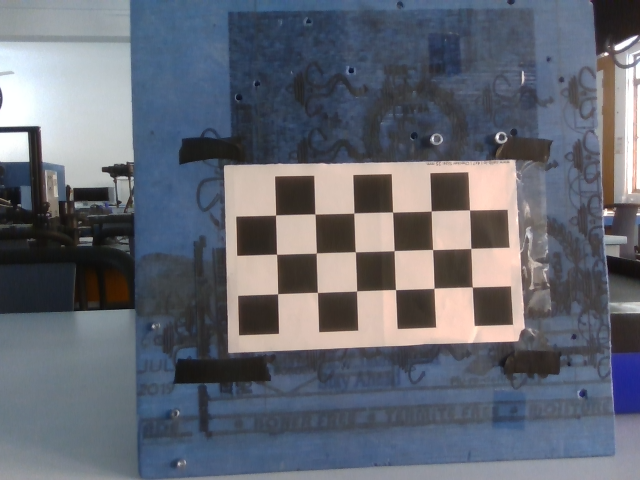
#> input picture image_data/img1.png, 640 x 480 px; its folder holds only this picture in this run
$ python opencv_camera_calibration.py
#> lines starting #> are read from the running program, lines starting #| are printed output that depends on the picture; after the words box and inside, x2 and y2 are one past the last pixel; in counts of white or black regions, pixels touching at a corner belong together; long printed decimals are rounded
import numpy as np
import cv2 as cv
import glob

# termination criteria
criteria = (cv.TERM_CRITERIA_EPS + cv.TERM_CRITERIA_MAX_ITER, 30, 0.001)

# prepare object points, like (0,0,0), (1,0,0), (2,0,0) ....,(6,5,0)
objp = np.zeros((6*3,3), np.float32)
objp[:,:2] = np.mgrid[0:3,0:6].T.reshape(-1,2)

# Arrays to store object points and image points from all the images.
objpoints = [] # 3d point in real world space
imgpoints = [] # 2d points in image plane.

images = glob.glob('.//image_data//*.png')

for fname in images:
    img = cv.imread(fname)
#> img is the input picture: shape (480, 640, 3); mean B, G, R 115, 104.5, 100.3
    gray = cv.cvtColor(img, cv.COLOR_BGR2GRAY)
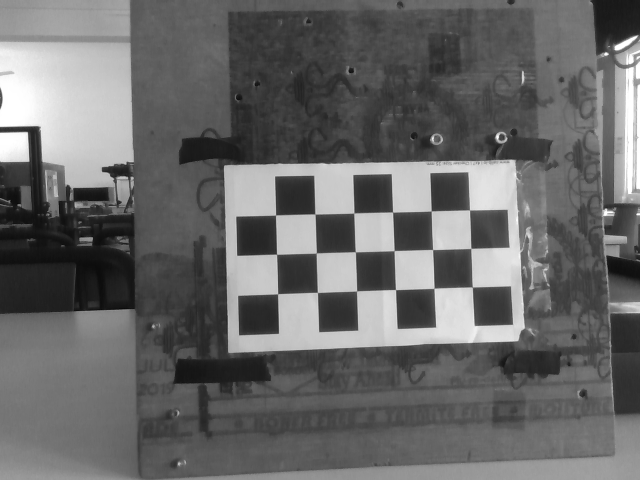
#> gray: shape (480, 640); min 9, max 255, mean 104.4

    # Find the chess board corners
    ret, corners = cv.findChessboardCorners(gray, (3,6), None)
#> ret = True; corners = 18 rows, first 8: [277.6, 293.7], [276.5, 254.2], [275.6, 215], [317.4, 292.4], [316.3, 252.9], [314.9, 214], [356.6, 291], [355.4, 251.7]

    # If found, add object points, image points (after refining them)
    if ret == True:
        objpoints.append(objp)

        corners2 = cv.cornerSubPix(gray,corners, (11,11), (-1,-1), criteria)
#> corners2 = 18 rows, first 8: [277.6, 293.8], [276.5, 254.2], [275.5, 215], [317.4, 292.4], [316.3, 253.1], [314.9, 214], [356.6, 290.9], [355.3, 251.7]
        imgpoints.append(corners2)

        # Draw and display the corners
        cv.drawChessboardCorners(img, (3,6), corners2, ret)
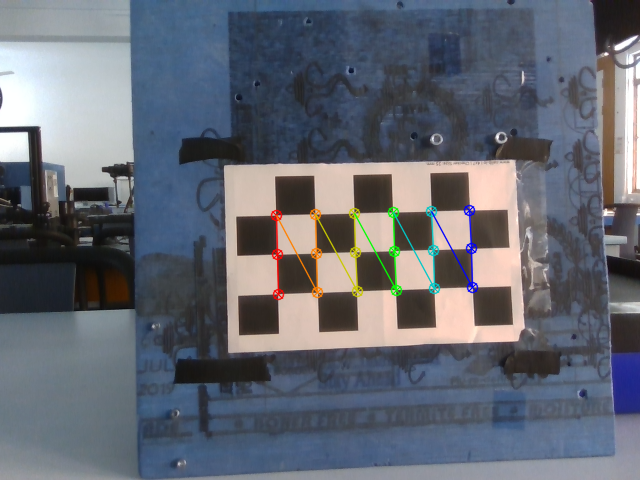
#> img: shape (480, 640, 3); 1.33% of pixels changed, all inside (x1, y1, x2, y2) = (270, 204, 479, 301)
        cv.imshow('img', img)
        cv.waitKey(500)

cv.destroyAllWindows()

ret, mtx, dist, rvecs, tvecs = cv.calibrateCamera(objpoints, imgpoints, gray.shape[::-1], None, None)
#> ret = 0.0799; mtx = [[1679.8, 0, 307.5], [0, 1653.2, 190.7], [0, 0, 1]]; dist = [[3.01, -198.6, -0.0331, -0.0594, 5834]]; rvecs = ([0.042, -0.175, -1.6],); tvecs = ([-0.733, 2.61, 42.09],)

print(ret)
#| 0.07995
print(mtx)
#| [[1.67980525e+03 0.00000000e+00 3.07488243e+02]
#|  [0.00000000e+00 1.65319724e+03 1.90672151e+02]
#|  [0.00000000e+00 0.00000000e+00 1.00000000e+00]]
print(dist)
#| [[ 3.01146982e+00 -1.98605922e+02 -3.31277265e-02 -5.94186978e-02
#|    5.83396527e+03]]

# save the intrinsic parameter (mtx)
np.savez("cameraParams.npz",mtx)

$ run again, on image_data/img13.png
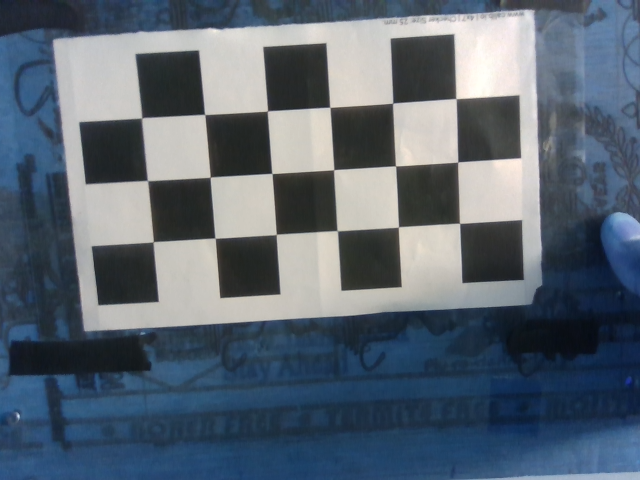
#> input picture image_data/img13.png, 640 x 480 px
#> img is the input picture: shape (480, 640, 3); mean B, G, R 114, 101.6, 89.8
#> `gray = cv.cvtColor(img, cv.COLOR_BGR2GRAY)`:
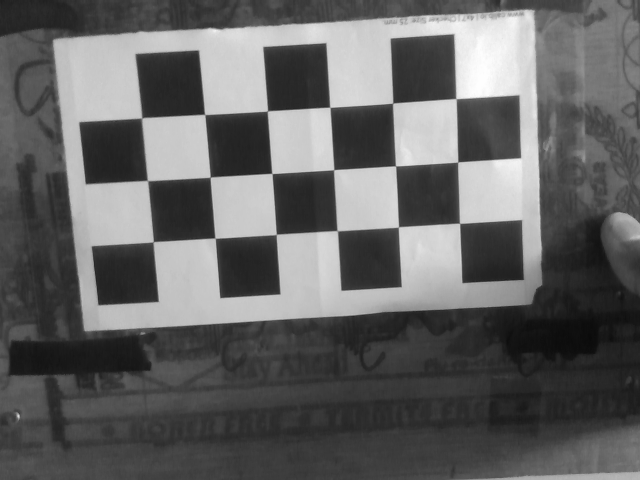
#> gray: shape (480, 640); min 10, max 255, mean 99.5
#> `ret, corners = cv.findChessboardCorners(gray, (3,6), None)`: ret = True; corners = 18 rows, first 8: [153.3, 241.7], [147.4, 180.4], [141.7, 118], [215, 238.2], [210.2, 177.1], [204.7, 114.4], [276.4, 234.2], [271.9, 173.5]
#> corners2 = 18 rows, first 8: [153.2, 241.8], [147.5, 180.6], [141.6, 117.8], [215, 238.2], [210.2, 177.2], [204.6, 114.4], [276.2, 234.4], [271.8, 173.4]
#> `cv.drawChessboardCorners(img, (3,6), corners2, ret)`:
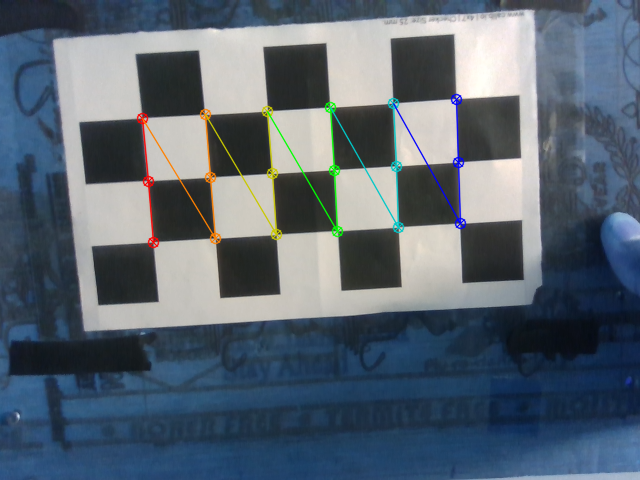
#> img: shape (480, 640, 3); 1.81% of pixels changed, all inside (x1, y1, x2, y2) = (136, 93, 467, 249)
#> `ret, mtx, dist, rvecs, tvecs = cv.calibrateCamera(objpoints, imgpoints..`: ret = 0.106; mtx = [[759.9, 0, 323.7], [0, 757.2, 230], [0, 0, 1]]; dist = [[-0.405, 14.07, -0.00331, 0.00111, -106.1]]; rvecs = ([0.105, 0.103, -1.63],); tvecs = ([-2.77, 0.195, 12.38],)
#| 0.1056
#| [[759.914   0.         323.700 ]
#|  [  0.         757.239 229.958]
#|  [  0.           0.           1.        ]]
#| [[-4.04849273e-01  1.40732286e+01 -3.30895800e-03  1.11128533e-03
#|   -1.06062043e+02]]

$ run again, on image_data/img14.png
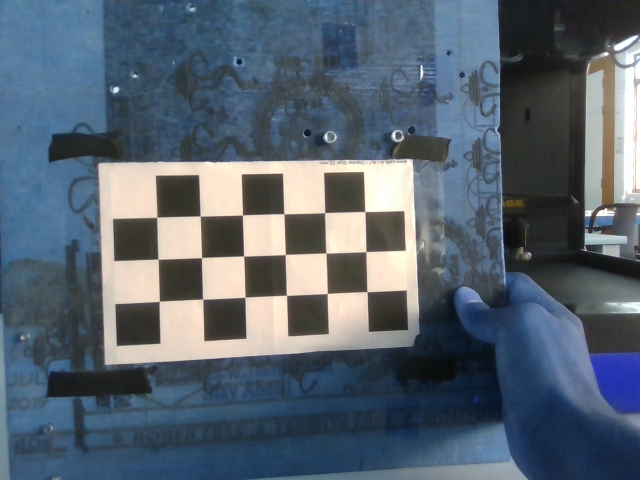
#> input picture image_data/img14.png, 640 x 480 px
#> img is the input picture: shape (480, 640, 3); mean B, G, R 111.8, 99.1, 86.6
#> `gray = cv.cvtColor(img, cv.COLOR_BGR2GRAY)`:
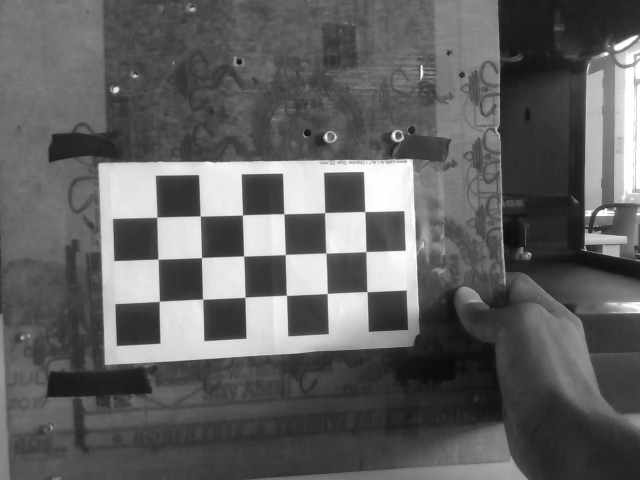
#> gray: shape (480, 640); min 10, max 255, mean 96.8
#> `ret, corners = cv.findChessboardCorners(gray, (3,6), None)`: ret = True; corners = 18 rows, first 8: [159.4, 301.2], [158.1, 259.2], [156.7, 217.3], [202.5, 299.2], [201.5, 257.6], [200.2, 216], [245, 297.2], [243.6, 256]
#> corners2 = 18 rows, first 8: [159.3, 301.3], [158.1, 259.2], [156.8, 217.2], [202.6, 299.2], [201.4, 257.6], [200.2, 216], [245, 297.3], [243.6, 256.1]
#> `cv.drawChessboardCorners(img, (3,6), corners2, ret)`:
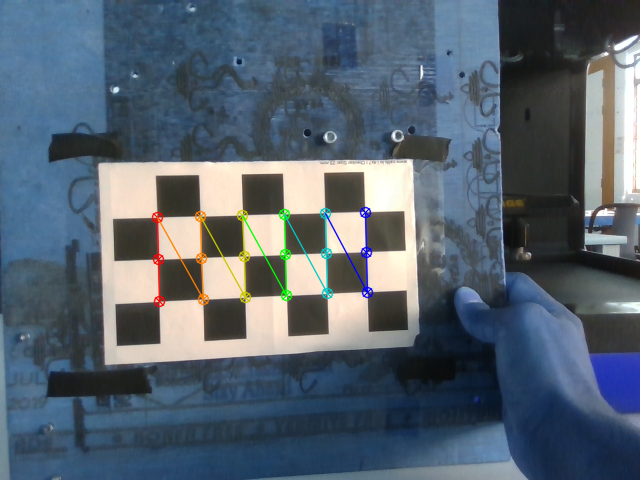
#> img: shape (480, 640, 3); 1.37% of pixels changed, all inside (x1, y1, x2, y2) = (151, 206, 374, 308)
#> `ret, mtx, dist, rvecs, tvecs = cv.calibrateCamera(objpoints, imgpoints..`: ret = 0.064; mtx = [[1323.6, 0, 324.5], [0, 1277.4, 205.3], [0, 0, 1]]; dist = [[-0.816, 72.28, -0.00348, -0.00854, -1649.3]]; rvecs = ([0.204, -0.229, -1.59],); tvecs = ([-3.78, 2.28, 30.38],)
#| 0.06399
#| [[1.32356362e+03 0.00000000e+00 3.24521119e+02]
#|  [0.00000000e+00 1.27735845e+03 2.05319698e+02]
#|  [0.00000000e+00 0.00000000e+00 1.00000000e+00]]
#| [[-8.16239369e-01  7.22830668e+01 -3.47646406e-03 -8.54427363e-03
#|   -1.64925943e+03]]

$ run again, on image_data/img15.png
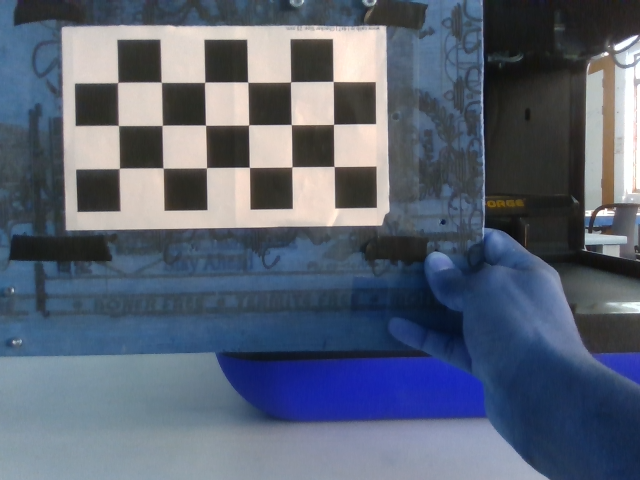
#> input picture image_data/img15.png, 640 x 480 px
#> img is the input picture: shape (480, 640, 3); mean B, G, R 116.4, 99.5, 90.2
#> `gray = cv.cvtColor(img, cv.COLOR_BGR2GRAY)`:
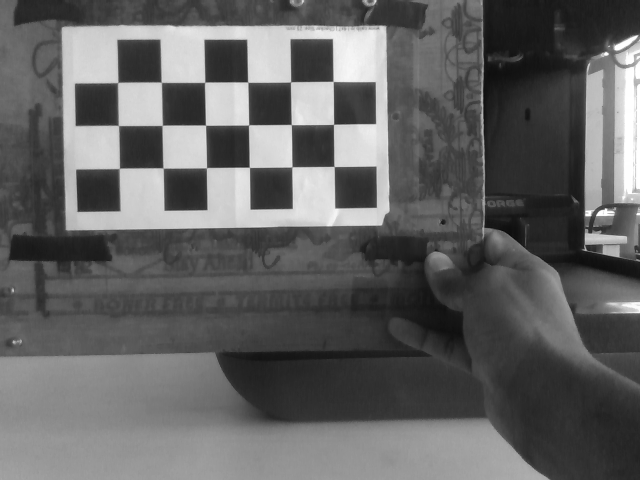
#> gray: shape (480, 640); min 4, max 255, mean 98.7
#> `ret, corners = cv.findChessboardCorners(gray, (3,6), None)`: ret = True; corners = 18 rows, first 8: [119.4, 168.3], [118.3, 125.5], [117.8, 82.46], [163, 168], [162.2, 125.4], [161.3, 82.29], [206.5, 167.7], [205.5, 125.1]
#> corners2 = 18 rows, first 8: [119.3, 168.4], [118.4, 125.4], [117.7, 82.46], [163.1, 168], [162.2, 125.3], [161.3, 82.2], [206.4, 167.7], [205.5, 125.2]
#> `cv.drawChessboardCorners(img, (3,6), corners2, ret)`:
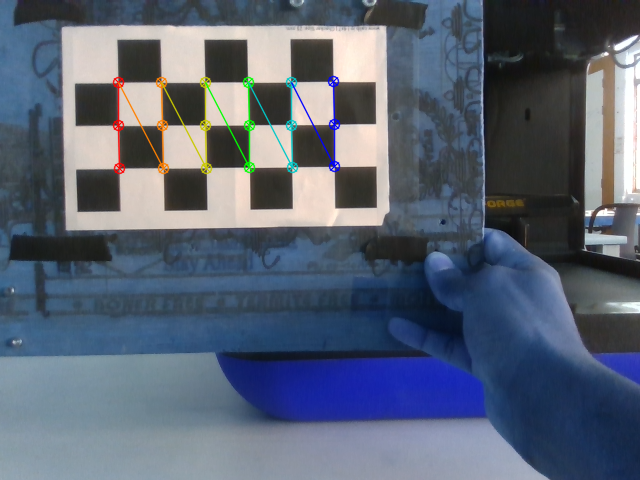
#> img: shape (480, 640, 3); 1.42% of pixels changed, all inside (x1, y1, x2, y2) = (112, 75, 341, 175)
#> `ret, mtx, dist, rvecs, tvecs = cv.calibrateCamera(objpoints, imgpoints..`: ret = 0.0769; mtx = [[774.4, 0, 369.6], [0, 767.4, 247], [0, 0, 1]]; dist = [[0.357, -0.804, 0.00877, 0.0206, 0.0014]]; rvecs = ([0.0256, -0.0158, -1.58],); tvecs = ([-5.84, -1.86, 18.22],)
#| 0.07691
#| [[774.412   0.         369.628]
#|  [  0.         767.363 246.978]
#|  [  0.           0.           1.        ]]
#| [[ 0.3565 -0.8045  0.008771  0.02062  0.001405]]

$ run again, on image_data/img10.png
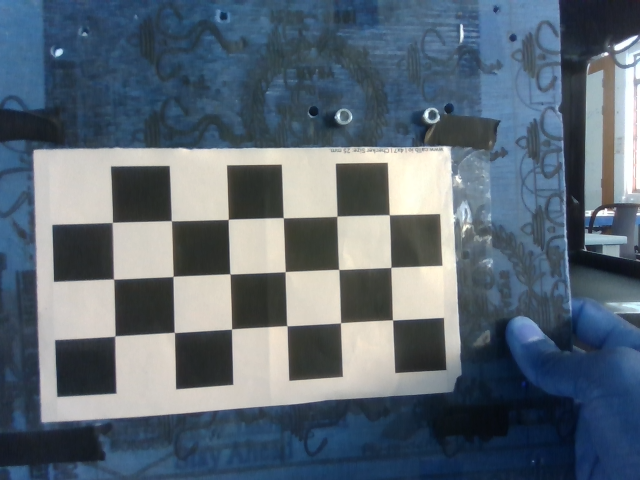
#> input picture image_data/img10.png, 640 x 480 px
#> img is the input picture: shape (480, 640, 3); mean B, G, R 116.8, 104.6, 91.4
#> `gray = cv.cvtColor(img, cv.COLOR_BGR2GRAY)`:
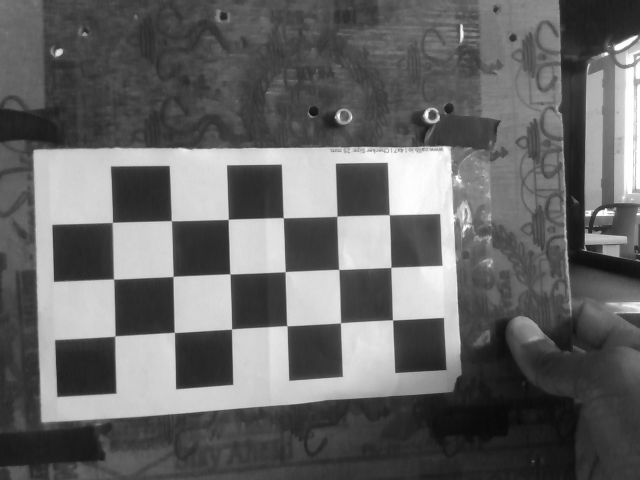
#> gray: shape (480, 640); min 9, max 255, mean 102
#> `ret, corners = cv.findChessboardCorners(gray, (3,6), None)`: ret = True; corners = 18 rows, first 8: [114.9, 335.9], [113.5, 279], [112.4, 222.4], [174.3, 332.4], [173, 276.4], [171.3, 220.6], [231.5, 329], [229.9, 273.8]
#> corners2 = 18 rows, first 8: [114.9, 336.1], [113.6, 279], [112.3, 222.4], [174.3, 332.5], [173, 276.4], [171.3, 220.7], [231.5, 329], [229.9, 273.9]
#> `cv.drawChessboardCorners(img, (3,6), corners2, ret)`:
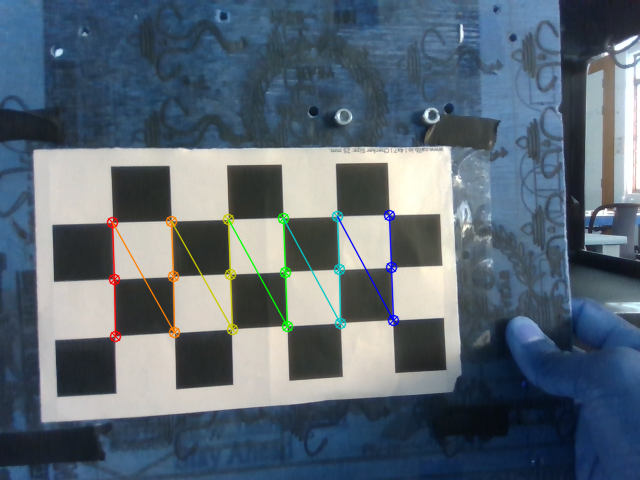
#> img: shape (480, 640, 3); 1.66% of pixels changed, all inside (x1, y1, x2, y2) = (106, 209, 400, 343)
#> `ret, mtx, dist, rvecs, tvecs = cv.calibrateCamera(objpoints, imgpoints..`: ret = 0.107; mtx = [[749.2, 0, 344.3], [0, 740.8, 211.9], [0, 0, 1]]; dist = [[-0.0865, 2.18, -0.00316, 0.00382, -8.37]]; rvecs = ([0.138, -0.175, -1.59],); tvecs = ([-3.99, 2.19, 13.06],)
#| 0.1074
#| [[749.247   0.         344.321]
#|  [  0.         740.821 211.859]
#|  [  0.           0.           1.        ]]
#| [[-8.64900793e-02  2.18386088e+00 -3.16045599e-03  3.81556438e-03
#|   -8.36816613e+00]]
